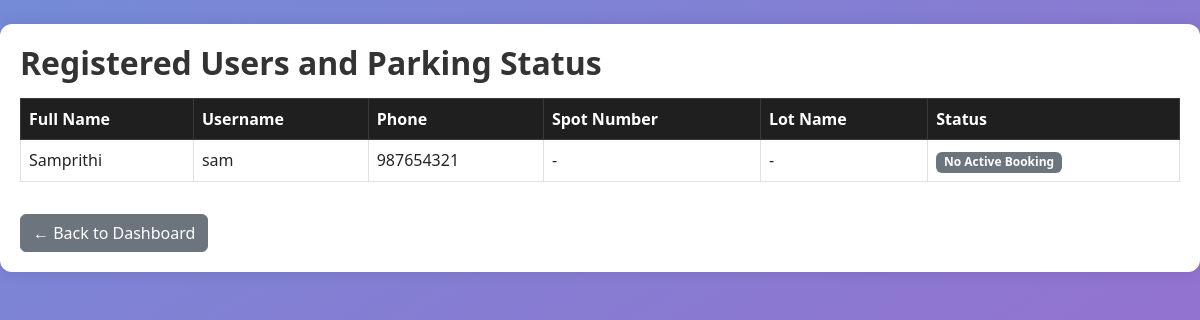
Screenshot of /admin/users with the database file from the repository.
### models/models.py (models this page shows)
class User(db.Model):
    id = db.Column(db.Integer, primary_key=True)
    username = db.Column(db.String(50), unique=True, nullable=False)
    password = db.Column(db.String(8), nullable=False)
    fullname = db.Column(db.String(100), nullable=False)
    address = db.Column(db.String(200))
    pin_code = db.Column(db.String(10))
    phone_number = db.Column(db.String(15), nullable=False)
    role = db.Column(db.String(10), nullable = False, default = 'user')
    reservations = db.relationship('Reservation', backref='user')

### app.py (the view)
@app.route('/admin/users')
def admin_view_users():
    users = User.query.filter_by(role='user').all()  # Only normal users
    user_data = []
    for user in users:
        active_reservation = Reservation.query.filter_by(user_id=user.id, leaving_time=None).first()
        if active_reservation:
            spot = ParkingSpot.query.get(active_reservation.spot_id)
            lot = ParkingLot.query.get(spot.lot_id)
            user_data.append({
                'fullname': user.fullname,
                'username': user.username,
                'phone': user.phone_number,
                'spot_number': spot.spot_number,
                'lot_name': lot.location_name,
                'status': 'Occupied'
            })
        else:
            user_data.append({
                'fullname': user.fullname,
                'username': user.username,
                'phone': user.phone_number,
                'spot_number': '-',
                'lot_name': '-',
                'status': 'No Active Booking'
            })
    return render_template('admin_users.html', users=user_data)

### templates/admin_users.html
{% set title = "View" %}
{% extends 'layout.html' %}
{% block content %}
<div class="container mt-4">
    <h2 class="mb-3">Registered Users and Parking Status</h2>
    <table class="table table-bordered table-hover">
        <thead class="table-dark">
            <tr>
                <th>Full Name</th>
                <th>Username</th>
                <th>Phone</th>
                <th>Spot Number</th>
                <th>Lot Name</th>
                <th>Status</th>
            </tr>
        </thead>
        <tbody>
            {% for user in users %}
            <tr>
                <td>{{ user.fullname }}</td>
                <td>{{ user.username }}</td>
                <td>{{ user.phone }}</td>
                <td>{{ user.spot_number }}</td>
                <td>{{ user.lot_name }}</td>
                <td>
                    {% if user.status == 'Occupied' %}
                        <span class="badge bg-danger">{{ user.status }}</span>
                    {% else %}
                        <span class="badge bg-secondary">{{ user.status }}</span>
                    {% endif %}
                </td>
            </tr>
            {% endfor %}
        </tbody>
    </table>
    <a href="{{ url_for('admin_dashboard') }}" class="btn btn-secondary mt-3">← Back to Dashboard</a>
</div>
{% endblock %}

### static/css/edit_lot.css (style rules this page uses)
body { font-family: 'Segoe UI', Tahoma, Geneva, Verdana, sans-serif; margin: 0; background-image: linear-gradient(150deg, #748bd7, #ba52c6); padding: 0; height: 200vh; }
.container { max-width: 1200px; margin: 40px auto; padding: 20px; background-color: white; border-radius: 12px; box-shadow: 0 0 15px rgba(0,0,0,0.1); }
h2, h3 { font-weight: 600; color: #333; margin-bottom: 20px; }
.table th { background-color: #1f1f1f; color: white; font-weight: 600; }
.table td, .table th { vertical-align: middle; }

### rows the page displays
User: fullname "Samprithi", username "sam", phone "987654321", spot_number "-", lot_name "-", status "No Active Booking"
